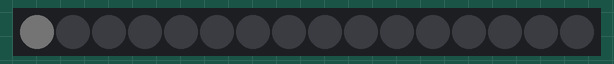
Recording of a sketch running on a simulated Arduino Uno, built with avr-gcc and run on an emulated ATmega328P. Parts: 16 RGB LEDs in strip order, left to right. Dim RGB values are drawn brighter than linear.

Above: at 0.05 s.
At 4.79 s:
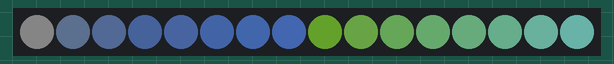
At 9.64 s:
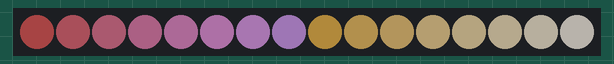
At 19.84 s:
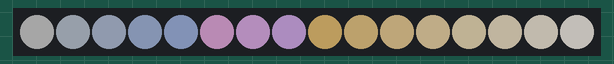
At 28.83 s:
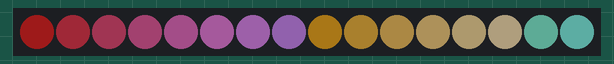
At 39.94 s:
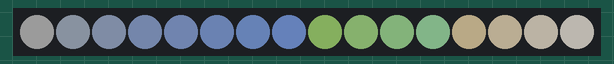

The sketch:

increment.ino
```cpp
int redColor;
int greenColor;
int blueColor;
int whiteColor;
#include <Adafruit_NeoPixel.h>
#ifdef __AVR__
  #include <avr/power.h>
#endif

#define PIN 6

#define NUM_LEDS 16

#define BRIGHTNESS 50

Adafruit_NeoPixel strip = Adafruit_NeoPixel(NUM_LEDS, PIN, NEO_GRBW + NEO_KHZ800);


void setup() {
  Serial.begin(115200);
  strip.setBrightness(BRIGHTNESS);
  strip.begin();
  strip.show(); // Initialize all pixels to 'off'
}

// Initialize some variables for the void loop()
int red = 0, green= 0, blue = 0, white = 10;
int wait = 100;
int led = 0;
int num = 0;
void loop() {

for ( led = 0; led < 16; led++){
  strip.setPixelColor(led, red, green , blue, white);

  strip.show();
    delay(wait);

  red = red + 8;
  green = green + 16;
  blue = blue + 32;
  white = white + 1;

 for ( num = 0; num++;){

  // Increment the led.  This can also be done with led++


  if (red > 255) red = 5*num;
   if (green > 255) green = 6*num;
    if (blue > 255) blue = 7*num;
     if (white > 50) white = 8*num;

    if (red < 0) red = 5*num;
   if (green  < 0) green = 6*num;
    if (blue < 0) blue = 7*num;
     if (white  < 0 ) white = 8*num;
   Serial.print(" led= ");
   Serial.println(led);
  }
 }

}
```
